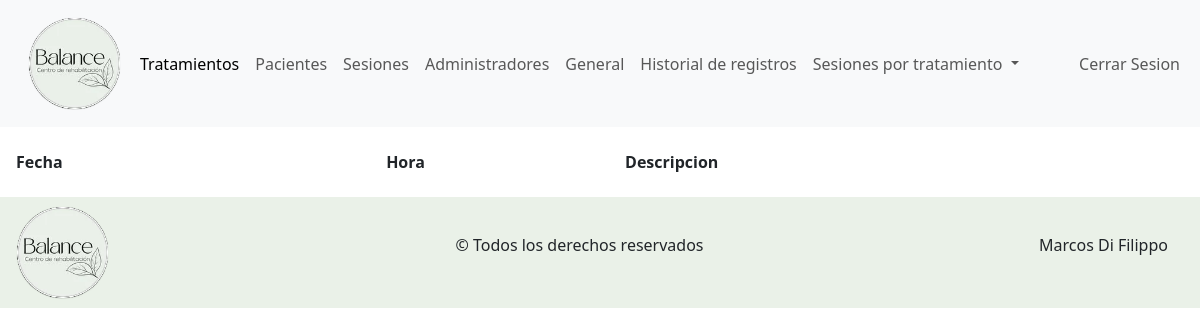
Page /admin/historial_acciones.php (signed in) on the earlier database version.
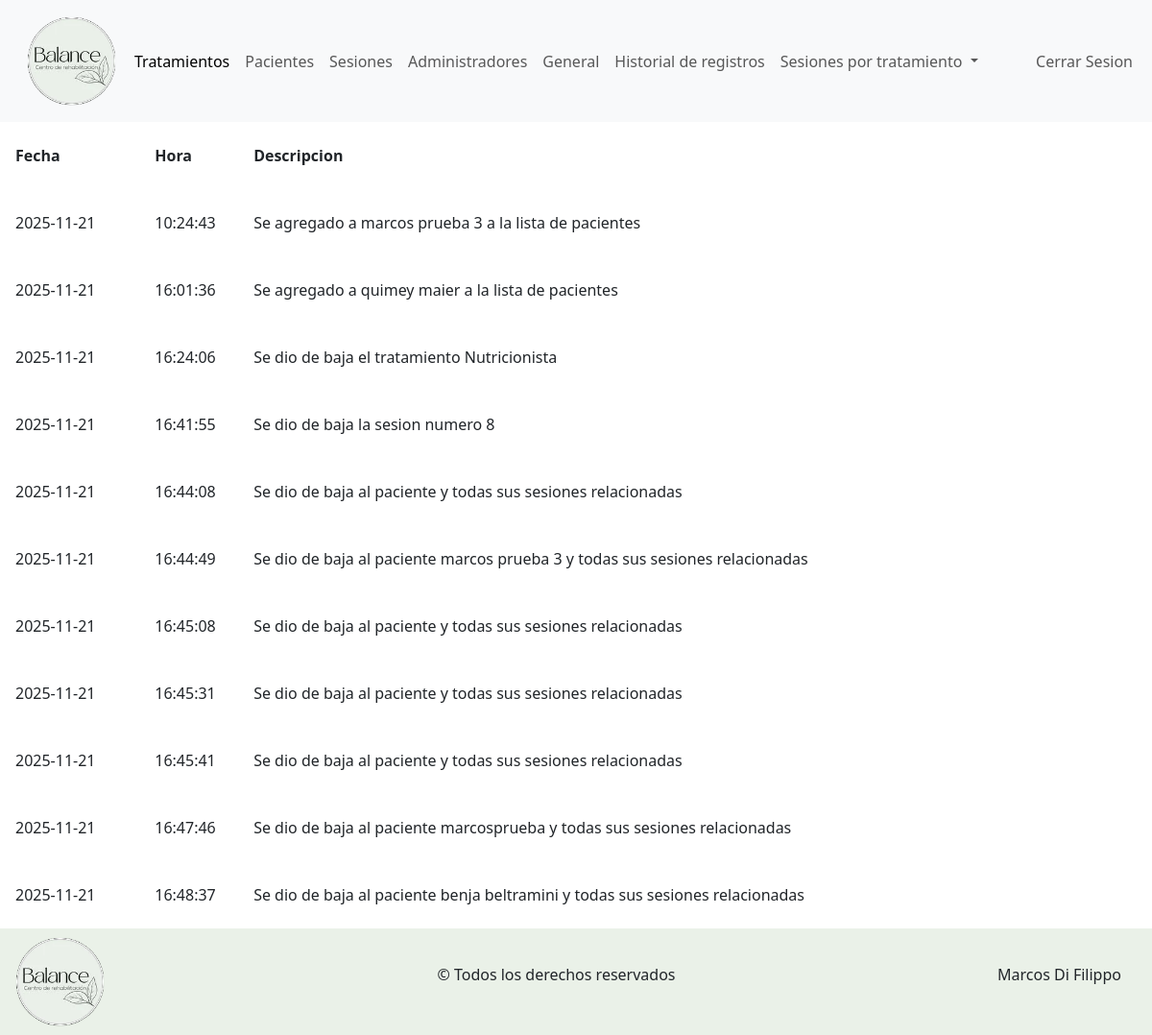
Same page on the later database version.
### tables this page shows
CREATE TABLE `historial_acciones` (
  `id_accion` int(11) NOT NULL,
  `fecha` date NOT NULL,
  `descripcion` varchar(250) DEFAULT NULL,
  `hora` time NOT NULL
);

### admin/abml/lectura.php (called while the page is built, shortened)
<?php
    $lecturaHistorialAcciones = "SELECT * FROM `historial_acciones`";
?>

### admin/historial_acciones.php (the view)
<?php
    include_once("../componentes-admin/header.php");
?>
<main>
    <section>
        <article>
            <table>
                <thead>
                    <th class="ps-3">
                        Fecha
                    </th>
                    <th>
                        Hora
                    </th>
                    <th>
                        Descripcion
                    </th>
                </thead>
                <tbody>
                    <?php
                        $resultadoHistorial = mysqli_query($conexion, $lecturaHistorialAcciones);
                        while ($accion = mysqli_fetch_array($resultadoHistorial)) {
                            echo "<tr>";
                                echo "<td class='ps-3'>$accion[fecha]</td>";
                                echo "<td>$accion[hora]</td>";
                                echo "<td>$accion[descripcion]</td>";
                            echo "</tr>";
                        }
                    ?>
                </tbody>
            </table>
        </article>
    </section>
</main>
<?php
    include_once("../componentes-admin/footer.php");
?>

### componentes-admin/header.php (shortened to what this page needs)
<?php
    $esAdmin = false;
    if ($_SESSION["fk_rol"] == 1) {
        $esAdmin = true;
    }
    else {
        $esAdmin = false;
    }
    include_once("../admin/abml/lectura.php");
?>
<!DOCTYPE html>
<html lang="en">
<head>
    <?php
        $linkCss = "<link rel='stylesheet' href='../css-admin/main.css'>";
        if (str_contains($_SERVER["PHP_SELF"], "abml")) {
            include_once("../../librerias/bootstrap-css.php");
            $rutaIndex = "../index.php";
            $rutaTodasSesiones = "../sesiones-completas.php";
            $rutaTratamientos = "../tratamientos.php";
            $rutaPacientes = "../pacientes.php";
            $rutaAdministradores = "../administradores.php";
            $rutaCerrarSesion = "../../log/cerrarSesion.php";
            $rutaSesiones = "../sesiones.php";
            $rutaGeneral = "../informacion-general.php";
            $rutaHistorial = "../historial_acciones.php";
            $rutaAbml = true;
            $linkCss = "<link rel='stylesheet' href='../../css-admin/main.css'>";
        }
        else {
            include_once("../librerias/bootstrap-css.php");
            $rutaIndex = "../admin/index.php";
            $rutaTratamientos = "../admin/tratamientos.php";
            $rutaPacientes = "../admin/pacientes.php";
            $rutaAdministradores = "../admin/administradores.php";
            $rutaCerrarSesion = "../log/cerrarSesion.php";
            $rutaSesiones = "../admin/sesiones.php";
            $rutaGeneral = "../admin/informacion-general.php";
            $rutaHistorial = "../admin/historial_acciones.php";
        }
        echo $linkCss;
    ?>
</head>
<body>
    <header>
        <nav class="navbar navbar-expand-lg bg-body-tertiary">
            <div class="container-fluid">
                <div class="collapse navbar-collapse" id="navbarNavAltMarkup">
                    <div class="nav-principal navbar-nav d-flex align-items-center justify-content-between">
                        <div class="d-flex align-items-center">
                            <a href="<?php echo $rutaIndex?>">
                                <img class="logo" src="../imagenes/logo-kine.webp" alt="Inicio">
                            </a>
                            <a class="nav-link active" aria-current="page" href=<?php echo $rutaTratamientos?> >Tratamientos</a>
                            <a class="nav-link" href=<?php echo $rutaPacientes?> >Pacientes</a>
                            <a class="nav-link" href=<?php echo $rutaSesiones?> >Sesiones</a>
                            <?php echo $esAdmin == true ? "<a class='nav-link' href='$rutaAdministradores'>Administradores</a> " : ""?>
                            <a class="nav-link" href=<?php echo $rutaGeneral?> >General</a>
                            <a class="nav-link" href=<?php echo $rutaHistorial?> >Historial de registros</a>
                            <div class="collapse navbar-collapse" id="navbarNavDropdown">
                                <ul class="navbar-nav">
                                    <li class="nav-item dropdown">
                                        <button class="nav-link dropdown-toggle" role="button" data-bs-toggle="dropdown" aria-expanded="false">
                                            Sesiones por tratamiento
                                        </button>
                                    </li>
                                </ul>
                            </div>
                        </div>
                        <div>
                            <a class="nav-link" href=<?php echo $rutaCerrarSesion?> >Cerrar Sesion</a>
                        </div>
                    </div>
                </div>
            </div>
        </nav>
    </header>

### librerias/bootstrap-css.php (shortened to what this page needs)
<link href="https://cdn.jsdelivr.net/npm/bootstrap@5.3.8/dist/css/bootstrap.min.css" rel="stylesheet">

### componentes-admin/footer.php (shortened to what this page needs)
<footer class="d-flex justify-content-between align-items-center">
    <a href="../admin/index.php">
        <img class="logo" src="../imagenes/logo-kine.webp" alt="logo">
    </a>
    <p>
        &copy; Todos los derechos reservados
    </p>
    <p>
        Marcos Di Filippo
    </p>
</footer>
</body>
</html>

### css-admin/main.css (style rules this page uses)
* { margin: 0; padding: 0; }
a { text-decoration: none; }
.nav-principal { width: 100%; }
.logo { width: 120px; }
table { width: 100%; }
tr { height: 70px; transition: background-color 0.2s ease; }
footer { background-color: #EAF1E8; }
footer p:last-of-type { margin-right: 2rem; }

Differences in the rows shown:
added historial_acciones: fecha "2025-11-21", hora "10:24:43", descripcion "Se agregado a marcos prueba 3 a la lista de pacientes"
added historial_acciones: fecha "2025-11-21", hora "16:01:36", descripcion "Se agregado a quimey maier a la lista de pacientes"
added historial_acciones: fecha "2025-11-21", hora "16:24:06", descripcion "Se dio de baja el tratamiento Nutricionista"
added historial_acciones: fecha "2025-11-21", hora "16:41:55", descripcion "Se dio de baja la sesion numero 8"
added historial_acciones: fecha "2025-11-21", hora "16:44:08", descripcion "Se dio de baja al paciente y todas sus sesiones relacionadas"
added historial_acciones: fecha "2025-11-21", hora "16:44:49", descripcion "Se dio de baja al paciente marcos prueba 3 y todas sus sesiones relacionadas"
added historial_acciones: fecha "2025-11-21", hora "16:45:08", descripcion "Se dio de baja al paciente y todas sus sesiones relacionadas"
added historial_acciones: fecha "2025-11-21", hora "16:45:31", descripcion "Se dio de baja al paciente y todas sus sesiones relacionadas"
added historial_acciones: fecha "2025-11-21", hora "16:45:41", descripcion "Se dio de baja al paciente y todas sus sesiones relacionadas"
added historial_acciones: fecha "2025-11-21", hora "16:47:46", descripcion "Se dio de baja al paciente marcosprueba y todas sus sesiones relacionadas"
added historial_acciones: fecha "2025-11-21", hora "16:48:37", descripcion "Se dio de baja al paciente benja beltramini y todas sus sesiones relacionadas"
